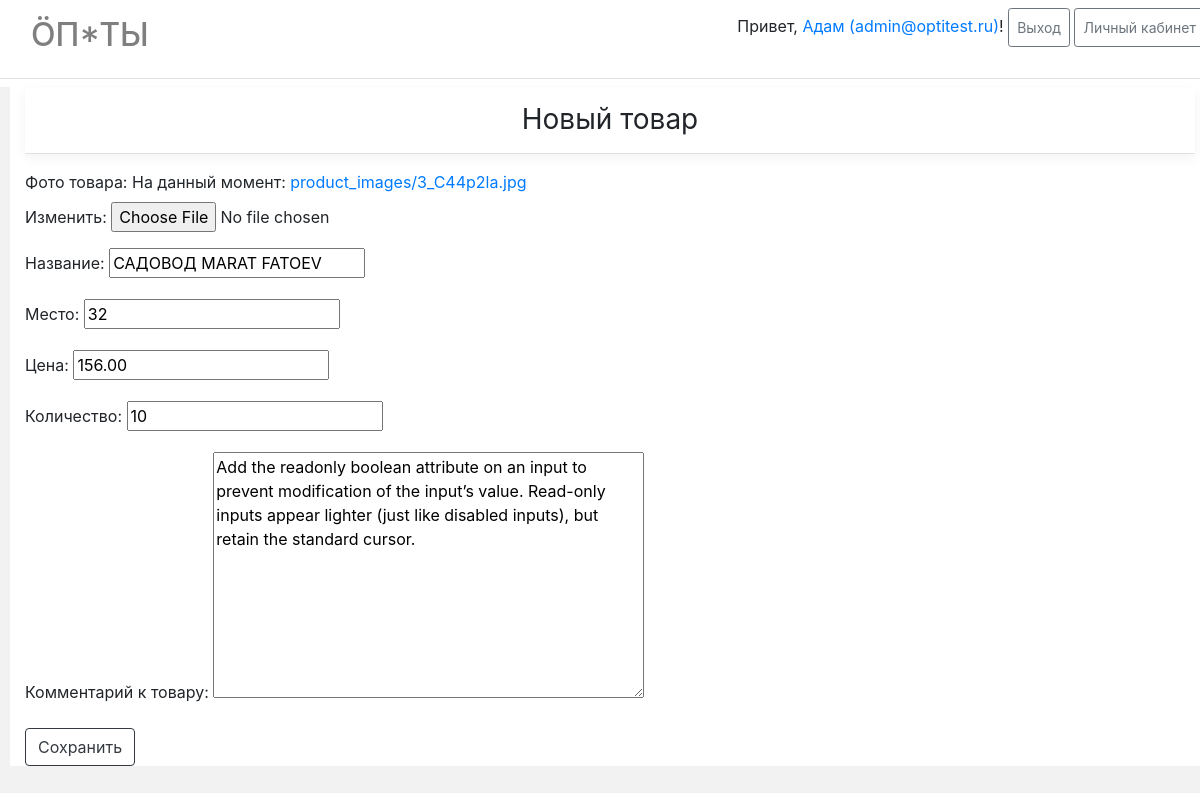
Screenshot of /products/33 (signed in) with the database file from the repository.
### main/models.py (models this page shows, shortened)
class User(AbstractUser):
    USERNAME_FIELD = 'email'
    REQUIRED_FIELDS = []
    username = None
    email = models.EmailField('Email', unique=True)
    phone = models.CharField('Телефон', max_length=20)
    location = models.CharField('Адрес доставки', max_length=255)
    birth_date = models.DateField('Дата рождения', blank=True, default='')
    role = models.PositiveSmallIntegerField('Роль', choices=tuple(Roles), default=Roles.UNREGISTERED)
    balance = models.DecimalField(max_digits=10, decimal_places=2, default=0)
    objects = CustomUserManager()
    class Meta:
        ordering = ('role',)

class Product(ModelWithTimestamp, ModelWithUser):
    objects = ProductManager()
    name = models.CharField(verbose_name='Название',  max_length=100, default='')
    image = models.ImageField(verbose_name='Фото товара', upload_to=get_path_to_product_image)
    place = models.CharField(verbose_name='Место', max_length=150, default='')
    price = models.DecimalField(verbose_name='Цена', max_digits=10, decimal_places=2, default=0)
    comment = models.CharField(verbose_name='Комментарий к товару', max_length=255, default='')
    quantity = models.PositiveIntegerField(verbose_name='Количество', default=0)
    shopping_type = models.PositiveSmallIntegerField(verbose_name='Вид закупки',
                                                     default=ShoppingTypes.INDIVIDUAL,
                                                     choices=tuple(ShoppingTypes))

### main/views.py (the view, shortened to what this page needs)
# urls.py: path('products/<int:pk>', main_views.UpdateJointProductView.as_view(), name=main_views.UpdateJointProductView.url_name),
class UpdateJointProductView(LoginRolesRequiredViewMixin, CommonContextViewMixin, UpdateView):
    template_name = 'main/new_joint_product.html'
    url_name = 'update_joint_product'
    form_class = ProductForm
    model = _models.Product
    def get_form_kwargs(self):
        kwargs = super().get_form_kwargs()
        kwargs['user'] = self.user
        return kwargs

### main/forms.py (shortened to what this page needs)
class ProductForm(WithUserDataUpdateFormMixin, forms.ModelForm):
    comment = forms.CharField(label='Комментарий к товару', required=False, widget=forms.widgets.Textarea)
    class Meta:
        model = Product
        fields = ('image', 'name', 'place', 'price', 'quantity', 'comment', 'shopping_type')
    def __init__(self, **kwargs):
        self.user = kwargs.pop('user', None)
        super().__init__(**kwargs)
        self.fields.pop('shopping_type')

### main/core/view_mixins.py (called while the page is built)
    def dispatch(self, request, *args, **kwargs):
        self.user = request.user
        if not self.user.is_authenticated:
            return self.handle_no_permission()
        if self.user.role not in self.allowed_roles and self.user.role != Roles.ADMINISTRATOR:
            return self.handle_no_permission()
        return super().dispatch(request, *args, **kwargs)

    def get_context_data(self, **kwargs):
        context = super().get_context_data(**kwargs)
        context['shop_title'] = SHOP_TITLE
        if self.user.is_authenticated:
            context['user_pk'] = self.user.pk
            context['email'] = self.user.email
            context['user_role'] = self.user.role
            context['roles'] = Roles
            context['user_is_authenticated'] = True
            context['user_first_name'] = self.user.first_name
            context['user_last_name'] = self.user.last_name
        return context

    def dispatch(self, request, *args, **kwargs):
        self.user = request.user
        return super().dispatch(request, *args, **kwargs)

### main/templates/main/new_joint_product.html (shortened to what this page needs)
{% extends 'base.html' %}
{% block content %}
<div class="container table-container">
    <h3 class="font-weight-normal text-center py-3 mb-3 border-bottom box-shadow">
        Новый товар
    </h3>
    <form method="post" enctype="multipart/form-data">
        {{ form.as_p }}
        <button class="btn btn-outline-dark type="submit">Сохранить</button>
    </form>
</div>
{% endblock content %}

### templates/base.html (shortened to what this page needs)
{% load static %}
<!DOCTYPE html>
<html lang="en">
<head>
    <link rel="stylesheet" href="https://stackpath.bootstrapcdn.com/bootstrap/4.3.1/css/bootstrap.min.css">
    <link rel="stylesheet" href="{% static 'css/styles.css' %}">
</head>
<body>
    <header>
        <div class="border-bottom">
            <div class="container">
            <div class="row justify-content-between">
                <div class="col-5">
                    <h2 class="d-flex justify-content-between align-items-center py-2">
                         <a class="nav-link active" href="{% url 'main:index' %}" style="color: rgba(0,0,0,.5);">{{ shop_title }}</a>
                    </h2>
                </div>
                    {% if user_is_authenticated %}
                        <div class="col-7">
                            <div class="py-2 text-right">
                                <span> Привет, <a href="{% url 'main:user_details' pk=user_pk %}" title="Детальная информация о пользователе">{{ user_first_name }} ({{ email }})</a>!</span>
                                <a class="py-2 btn btn-sm btn-outline-secondary" href="{% url 'main:logout' %}">Выход</a>
                                {% if user_role == roles.ADMINISTRATOR %}
                                    <a class="py-2 btn btn-sm btn-outline-secondary" href="{% url 'main:administrator' %}">Личный кабинет</a>
                                {% elif user_role == roles.ZAKUPSCHIK %}
                                    <a class="py-2 btn btn-sm btn-outline-secondary" href="{% url 'main:zakupschik' %}">Личный кабинет</a>
                                {% else %}
                                    <a class="py-2 btn btn-sm btn-outline-secondary" href="{% url 'main:zakazschik' %}">Личный кабинет</a>
                                {% endif %}
                            </div>
                    {% else %}
                        <div class="col-3 text-right">
                            <div class="py-3 btn-group">
                                <a class="btn btn-sm btn-outline-secondary " href="{% url 'main:signup' %}">Регистрация</a>
                                <a class="btn btn-sm btn-outline-secondary" href="{% url 'main:login' %}">Войти</a>
                            </div>
                    {% endif %}
                        </div>
                        </div>
                </div>
            </div>
        <div class="py-1" style="background-color: #fff"></div>
    </header>
    {% block content %}{% endblock %}
</body>
</html>

### main/static/css/styles.css (style rules this page uses)
body { background-color: #f2f2f2; min-width: 1220px; }
header { background-color: #fff; }
.container { max-width: 960px; max-width: 1220px; }
.table-container { max-width: 1200px; max-width: 1200px; background-color: #fff; }
.box-shadow { box-shadow: 0 0.25rem 0.75rem rgba(0, 0, 0, .05); }

### rows the page displays
User: first_name "Адам", email "admin@optitest.ru"
Product: name "САДОВОД MARAT FATOEV", place "32", price "156.00", quantity "10", comment "Add the readonly boolean attribute on an input to prevent modification of the input’s value. Read-only inputs appear lighter (just like disabled inputs), but retain the standard cursor."

### other values shown
{{ shop_title }} "ÖП*ТЫ"
